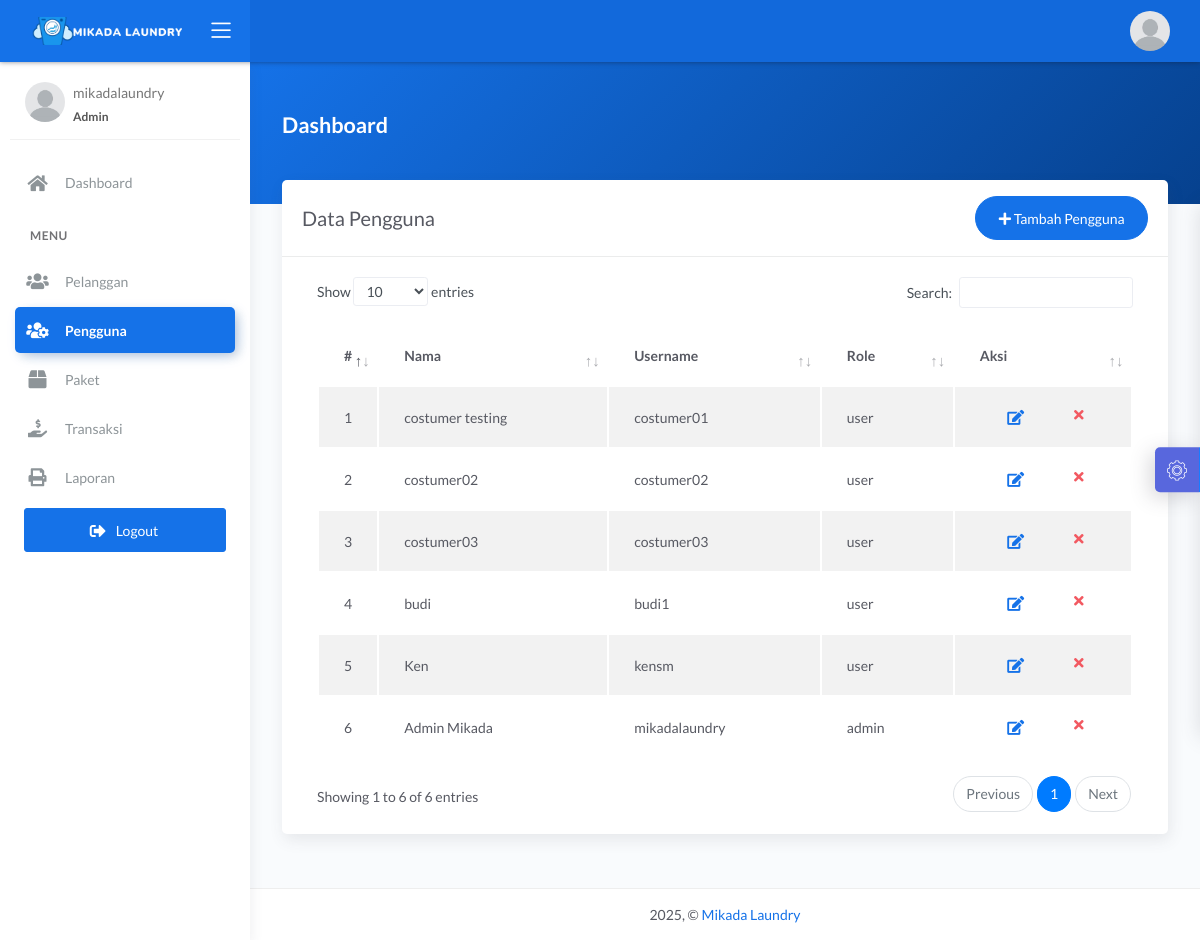
Screenshot of /manage/admin/pengguna.php (signed in) with the database file from the repository.
### tables this page shows
CREATE TABLE `user` (
  `id_user` int(11) NOT NULL,
  `nama_user` varchar(228) DEFAULT NULL,
  `username` varchar(228) DEFAULT NULL,
  `email` text DEFAULT NULL,
  `password` varchar(228) DEFAULT NULL,
  `salt` varchar(64) NOT NULL,
  `role` enum('admin','user') DEFAULT NULL
);

### manage/admin/pengguna.php (the view, shortened to what this page needs)
<?php
$title = 'Data Pengguna';
require 'koneksi.php';
$query = "SELECT u.* FROM user u ORDER BY u.role DESC";
$data = mysqli_query($conn, $query);
require 'header.php';
?>
<div class="panel-header bg-primary-gradient">
    <div class="page-inner py-5">
        <div class="d-flex align-items-left align-items-md-center flex-column flex-md-row">
            <div>
                <h2 class="text-white pb-2 fw-bold">Dashboard</h2>
            </div>
        </div>
    </div>
</div>
<div class="page-inner mt--5">
    <div class="row">
        <div class="col-md-12">
            <div class="card">
                <div class="card-header">
                    <div class="d-flex align-items-center">
                        <h4 class="card-title"><?= $title; ?></h4>
                        <a href="tambah_pengguna.php" class="btn btn-primary btn-round ml-auto">
                            <i class="fa fa-plus"></i>
                            Tambah Pengguna
                        </a>
                    </div>
                </div>
                <div class="card-body">
                    <div class="table-responsive">
                        <table id="basic-datatables" class="display table table-striped table-hover">
                            <thead>
                                <tr>
                                    <th style="width: 7%;">#</th>
                                    <th>Nama</th>
                                    <th>Username</th>
                                    <th>Role</th>
                                    <th style="width: 10%;">Aksi</th>
                                </tr>
                            </thead>
                            <tbody>
                                <?php
                                $no = 1;
                                if (mysqli_num_rows($data) > 0) {
                                    while ($user = mysqli_fetch_assoc($data)) {
                                ?>
                                        <tr>
                                            <td><?= $no++; ?></td>
                                            <td><?= $user['nama_user']; ?></td>
                                            <td><?= $user['username']; ?></td>
                                            <td><?= $user['role']; ?></td>
                                            <td>
                                                <div class="form-button-action">
                                                    <a href="edit_pengguna.php?id=<?= $user['id_user']; ?>" type="button" data-toggle="tooltip" title="" class="btn btn-link btn-primary btn-lg" data-original-title="Edit">
                                                        <i class="fa fa-edit"></i>
                                                    </a>
                                                    <a href="hapus_pengguna.php?id=<?= $user['id_user']; ?>" onclick="return confirm('Yakin hapus data?');" type="button" data-toggle="tooltip" title="" class="btn btn-link btn-danger" data-original-title="Hapus">
                                                        <i class="fa fa-times"></i>
                                                    </a>
                                                </div>
                                            </td>
                                        </tr>
                                <?php }
                                } else {
                                    echo '<tr><td colspan="5" class="text-center">Tidak ada data</td></tr>';
                                }
                                ?>
                            </tbody>
                        </table>
                    </div>
                </div>
            </div>
        </div>
    </div>
</div>
<?php
require 'footer.php';
?>

### rows the page displays
user: nama_user "costumer testing", username "costumer01", role "user"
user: nama_user "costumer02", username "costumer02", role "user"
user: nama_user "costumer03", username "costumer03", role "user"
user: nama_user "budi", username "budi1", role "user"
user: nama_user "Ken", username "kensm", role "user"
user: nama_user "Admin Mikada", username "mikadalaundry", role "admin"

### other values shown
$_SESSION['username'] "mikadalaundry"
$title "Data Pengguna"
